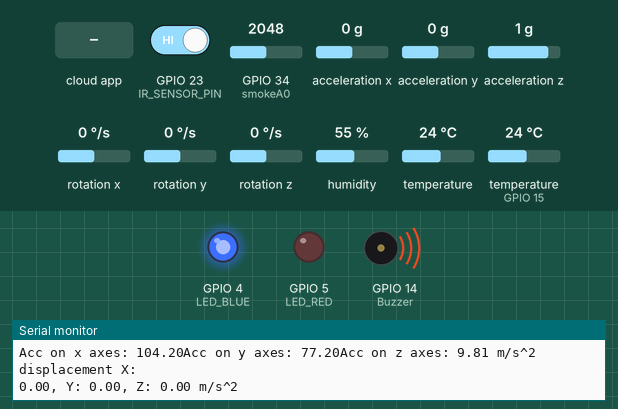
The sketch below on a simulated ESP32. Parts: output pins drawn as LEDs (lit = HIGH), buzzer (waves = sounding, pin HIGH), the last lines printed to the serial monitor. The test bench sets the inputs (shaded band); at power-on: temperature (sensor on GPIO 15) 24 °C, GPIO 34 (smokeA0) = 2048, GPIO 23 (IR_SENSOR_PIN) HIGH, acceleration x 0 g, acceleration y 0 g, acceleration z 1 g, rotation x 0 °/s, rotation y 0 °/s, rotation z 0 °/s, humidity 55 %, temperature 24 °C (analog values on the 0–4095 scale). WiFi joins after 1.5 s; servers stay silent unless stated; the Firebase database answers and starts empty.

Above: at 3.8 s.
3.9 s: the phone or cloud app sets BuzzerCommand to ON
At 4.9 s:
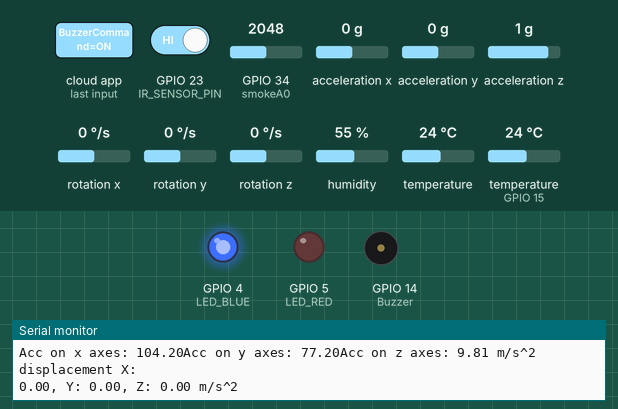
10.8 s: temperature (sensor on GPIO 15) set to 29.2 °C
14.2 s: temperature (sensor on GPIO 15) set to 30.3 °C
At 16.5 s:
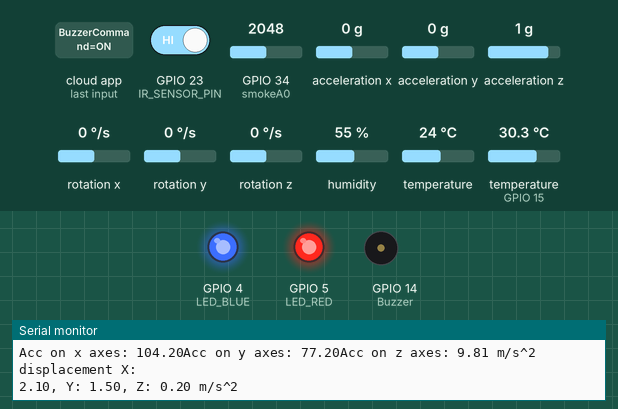
17.0 s: GPIO 34 (smokeA0) set to 2431
19.3 s: GPIO 34 (smokeA0) set to 2504
At 21.3 s:
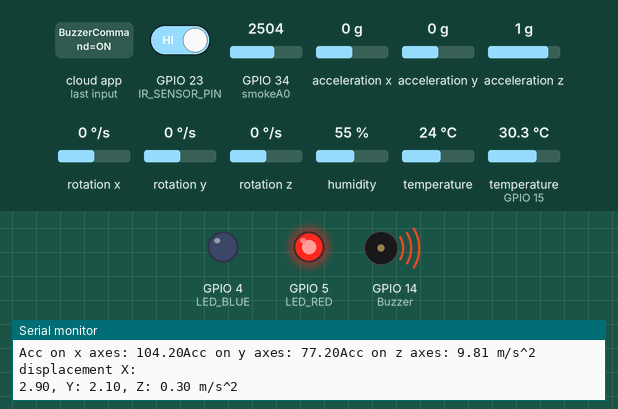
26.2 s: GPIO 34 (smokeA0) set to 1228
At 28.2 s:
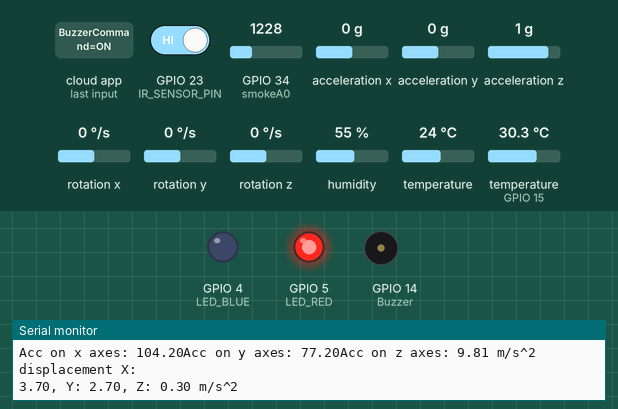
Timing chart, 0 to 29.5 s (numbered marks = the images above; inputs shaded):
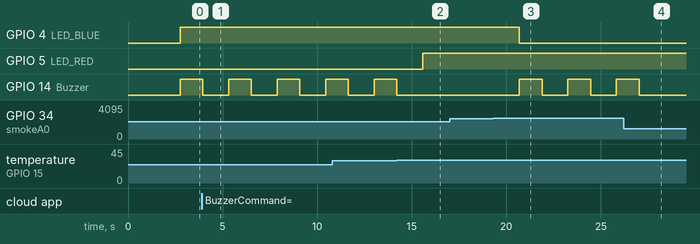

Measured:
- the behaviour switches between 29.9 and 30 °C on temperature (sensor on GPIO 15) (found by bisection; images 1 and 2)
- the behaviour switches between 2475 and 2476 on GPIO 34 (smokeA0) (found by bisection; images 2 and 3)
- after the input at 3.9 s, GPIO 14 (Buzzer): alternates HIGH for 1.2 s and LOW for 1.4 s, starting after 0.06 s
- after the input at 14.2 s, GPIO 5 (LED_RED): LOW → HIGH after 1.4 s; GPIO 14 (Buzzer): goes on until 14.2 s, then stays LOW
- after the input at 19.3 s, GPIO 4 (LED_BLUE): HIGH → LOW after 1.4 s; GPIO 14 (Buzzer): alternates HIGH for 1.2 s and LOW for 1.4 s, starting after 1.4 s
- after the input at 26.2 s, GPIO 14 (Buzzer): goes on until 27.0 s, then stays LOW

The sketch:

final.ino
```cpp
#include <Arduino.h>
#include <WiFi.h>               //we are using the ESP32
#include <Firebase_ESP_Client.h>
#include <DHT.h>         // Install DHT library by adafruit 1.3.8
#include <Adafruit_MPU6050.h>
#include <Adafruit_Sensor.h>
#include <math.h>  // Include math library for log function
//
#define LED_RED 5       // Pin where the LED is connected
#define LED_BLUE 4       // Pin where the LED is connected
#define IR_SENSOR_PIN 23 //ir sensor
// Timer variables
unsigned long lastTime = 0;
float deltaTime;
float velocityX = 0, velocityY = 0, velocityZ = 0;
float displacementX = 0, displacementY = 0, displacementZ = 0;

// Create a sensor object
Adafruit_MPU6050 mpu;

sensors_event_t a, g, temp;
float accX, accY, accZ;
float temperature;

#define DHT_SENSOR_PIN 15
#define DHT_SENSOR_TYPE DHT22
//To provide the ESP32 / ESP8266 with the connection and the sensor type
DHT dht_sensor(DHT_SENSOR_PIN, DHT_SENSOR_TYPE);

const int Buzzer = 14; // Pin for Buzzer
const int smokeA0 = 34; //pin for smoke detector
int sensorThres = 100;
int data;
const float BETA = 3950; // Beta Coefficient of the thermistor
int sensitivity = 200; // Adjust this value based on your calibration

//
//Provide the token generation process info.
#include "addons/TokenHelper.h"
//Provide the RTDB payload printing info and other helper functions.
#include "addons/RTDBHelper.h"

// Insert your network credentials
#define WIFI_SSID "Jura"
#define WIFI_PASSWORD "jura2024"

// Insert Firebase project API Key
#define API_KEY "AIzaSyBDPYx1rwKXrhKWa0V7JXWd_I2gJAg9AiM"

// Insert RTDB URLefine the RTDB URL */
#define DATABASE_URL "https://minermonitor-34c00-default-rtdb.firebaseio.com/"

//Define Firebase Data object
FirebaseData fbdo;

FirebaseAuth auth;
FirebaseConfig config;

unsigned long sendDataPrevMillis = 0;
int count = 0;
bool signupOK = false;                     //since we are doing an anonymous sign in
//
void setup(){
  dht_sensor.begin();
  Serial.begin(9600);
  delay(1000);
  //
  pinMode(LED_RED, OUTPUT);
  pinMode(LED_BLUE, OUTPUT);
  pinMode(IR_SENSOR_PIN, INPUT);

  digitalWrite(LED_BLUE, LOW);
  digitalWrite(LED_RED, LOW);
  mpu.setAccelerometerRange(MPU6050_RANGE_2_G);
  mpu.setGyroRange(MPU6050_RANGE_500_DEG);
  mpu.setFilterBandwidth(MPU6050_BAND_21_HZ);
  delay(100);

  WiFi.mode(WIFI_STA); //Optional
  WiFi.begin(WIFI_SSID, WIFI_PASSWORD);
  Serial.print("Connecting to Wi-Fi");
  while (WiFi.status() != WL_CONNECTED){
    Serial.print(".");
    delay(100);
  }
  Serial.println();
  Serial.print("Connected with IP: ");
  Serial.println(WiFi.localIP());
  Serial.println();


  /* Assign the api key (required) */
  config.api_key = API_KEY;

  /* Assign the RTDB URL (required) */
  config.database_url = DATABASE_URL;

  /* Sign up */
  if (Firebase.signUp(&config, &auth, "", "")){
    Serial.println("ok FIREBASE");
    Serial.print("Connected with IP FIREBASE: ");
    Serial.println(WiFi.localIP());
    signupOK = true;
  }
  else{
    Serial.printf("%s\n", config.signer.signupError.message.c_str());
  }

  /* Assign the callback function for the long running token generation task */
  config.token_status_callback = tokenStatusCallback; //see addons/TokenHelper.h

  Firebase.begin(&config, &auth);
  Firebase.reconnectWiFi(true);
  //

  analogReadResolution(10); // Set the ADC resolution to 10 bits
  pinMode(Buzzer, OUTPUT); // Set Buzzer pin as output
  pinMode(smokeA0, INPUT);
  lastTime = millis();
}

void loop(){
  int irValue = digitalRead(IR_SENSOR_PIN);
  mpu.getEvent(&a, &g, &temp);
  unsigned long currentTime = millis();
  deltaTime = (currentTime - lastTime) / 1000.0; // deltaTime in seconds
  lastTime = currentTime;

  accX = a.acceleration.x;
  accY = a.acceleration.y;
  accZ = a.acceleration.z;
  accX += 104.2;
  accY += 77.2;

  Serial.print("Acc on x axes: ");
  Serial.print(accX);
  Serial.print("Acc on y axes: ");
  Serial.print(accY);
  Serial.print("Acc on z axes: ");
  Serial.print(accZ);
  Serial.println(" m/s^2");

  // Convert raw accelerometer data to acceleration in m/s^2
  // Assuming a scale factor for the accelerometer: 16384 LSB/g (for +/- 2g range)
  float ax = accX / 16384.0 * 9.81; // Convert to m/s^2
  float ay = accY / 16384.0 * 9.81; // Convert to m/s^2
  float az = accZ / 16384.0 * 9.81; // Convert to m/s^2

  // Integrate acceleration to get velocity
  velocityX += ax * deltaTime;
  velocityY += ay * deltaTime;
  velocityZ += az * deltaTime;

  // Integrate velocity to get displacement
  displacementX = velocityX * deltaTime;
  displacementY = velocityY * deltaTime;
  displacementZ = velocityZ * deltaTime;

  // Round displacement to 1 decimal place
  displacementX = round(displacementX * 10) / 10.0;
  displacementY = round(displacementY * 10) / 10.0;
  displacementZ = round(displacementZ * 10) / 10.0;

  Serial.println("displacement X: ");
  Serial.print(displacementX);
  Serial.print(", Y: ");
  Serial.print(displacementY);
  Serial.print(", Z: ");
  Serial.print(displacementZ);
  Serial.println(" m/s^2");
  //

  float temperature = dht_sensor.readTemperature();
  float humidity = dht_sensor.readHumidity();
  digitalWrite(Buzzer, HIGH);

  data = analogRead(smokeA0);
  int air_quality = data * sensitivity / 1023;
  //
  if (temperature > 20 && air_quality < 120 && temperature < 30) {
    digitalWrite(LED_BLUE, HIGH);
    digitalWrite(LED_RED, LOW);
    digitalWrite(Buzzer, HIGH);
  } else if (temperature < 20 || air_quality > 120) {
    digitalWrite(LED_BLUE, LOW);
    digitalWrite(LED_RED, HIGH);
    digitalWrite(Buzzer, HIGH);
  } else {
    digitalWrite(LED_RED, HIGH);
    digitalWrite(Buzzer, LOW);
  }
  //

  if (Firebase.ready() && signupOK && (millis() - sendDataPrevMillis > 1000 || sendDataPrevMillis == 0)){
    //since we want the data to be updated every second
    sendDataPrevMillis = millis();

    // Send sensor data to Firebase
    Firebase.RTDB.setFloat(&fbdo, "DHT_22/Temperature", temperature);
    Firebase.RTDB.setFloat(&fbdo, "DHT_22/Humidity", humidity);
    Firebase.RTDB.setInt(&fbdo, "MQ_Sensor/AirQuality", air_quality);
    Firebase.RTDB.setInt(&fbdo, "Displacement/displacementX", displacementX);
    Firebase.RTDB.setInt(&fbdo, "Displacement/displacementY", displacementY);
    Firebase.RTDB.setInt(&fbdo, "Displacement/displacementZ", displacementZ);
    Firebase.RTDB.setInt(&fbdo, "IR_Sensor/State", irValue);

    // Check the buzzer control command
    String buzzerCommand;
    if (Firebase.RTDB.getString(&fbdo, "Control/BuzzerCommand", &buzzerCommand)) {
      if (buzzerCommand == "ON") {
        digitalWrite(Buzzer, LOW);
      } else if (buzzerCommand == "OFF") {
        digitalWrite(Buzzer, HIGH);
      }
    }

    // Check the LED1 control command
    String led1Command;
    if (Firebase.RTDB.getString(&fbdo, "Control/LED1Command", &led1Command)) {
      if (led1Command == "ON") {
        digitalWrite(LED_BLUE, HIGH);
      } else if (led1Command == "OFF") {
        digitalWrite(LED_BLUE, LOW);
      }
    }

    // Check the LED2 control command
    String led2Command;
    if (Firebase.RTDB.getString(&fbdo, "Control/LED2Command", &led2Command)) {
      if (led2Command == "ON") {
        digitalWrite(LED_RED, HIGH);
      } else if (led2Command == "OFF") {
        digitalWrite(LED_RED, LOW);
      }
    }

  }
  delay(1000); // Delay for 1 second before the next reading

}
```
